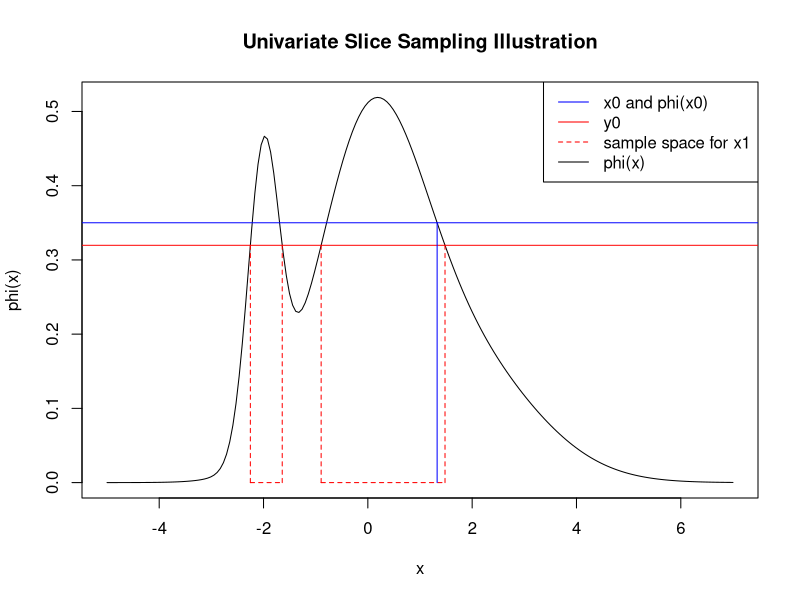

Generate this figure with R:
## slice sampling graph
set.seed(22722)##22nd June (20)22
phi = function(x) {
  
  dnorm(x, 0, 1) + 0.3*dnorm(x, -2, 0.3) + 0.7*dnorm(x, 1.5, 1.5)
  
}
xx = seq(-5, 7, length = 200)
plot(xx, phi(xx), type =  "l", 
     main = "Univariate Slice Sampling Illustration",
     xlab = "x", ylab  = "phi(x)")
  
x0  = runif(1, -2, 2)
f0 = phi(x0)
abline(h = f0, col = "blue")
y0 = runif(1, 0, f0)
abline(h  = y0, col = "red")
phi2  = function(x, phi0) {phi(x) - phi0}
x_star  = uniroot(phi2, lower  = 0, upper = 2, phi0 = y0)$root[[1]]
## solve for the intersection points
x = rep(NA, 4)

x[1] = uniroot(phi2, lower = -4, upper = -2, phi0 = y0)$root[[1]]
x[2] = uniroot(phi2, lower = -2, upper = -1.5, phi0 = y0)$root[[1]]
x[3]  = uniroot(phi2, lower = -1, upper  = 0, phi0 = y0)$root[[1]]
x[4]  = uniroot(phi2, lower = 0, upper  = 5, phi0 = y0)$root[[1]]
for(i in 1:4){
  segments(x[i],  0, x[i], phi(x[i]),  col  = "red", lty  = 2)
}
segments(x[1],  0, x[2], 0,  col  = "red", lty  = 2)
segments(x[3],  0, x[4], 0,  col  = "red", lty  = 2)
segments(x0, 0, x0, phi(x0), col  = "blue")
legend("topright",
       col = c("blue", "red", "red", "black"),
       lty  = c(1, 1, 2, 1),
       legend = c("x0 and phi(x0)",
                  "y0",
                  "sample space for x1",
                  "phi(x)"))
